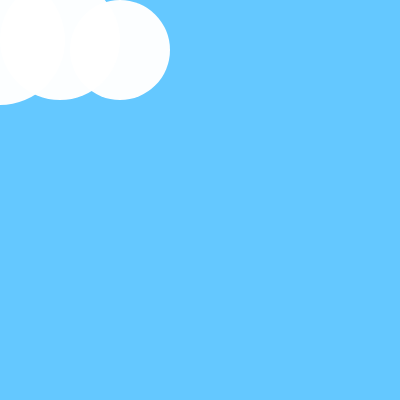
Frame 1 (no input)
Frame 60 (no input): identical to frame 1, image omitted
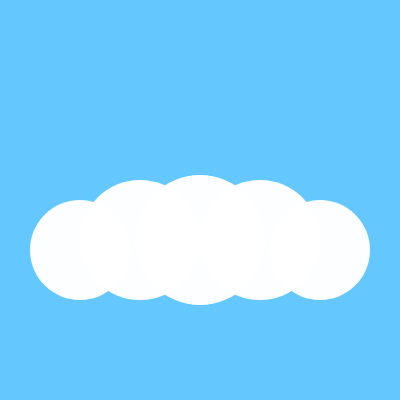
Frame 120 (the mouse pressed at the canvas centre since frame 60)

The p5.js sketch that drew these frames (run headless with seeded random() and noise() and a simulated clock; from frame 60 on, the mouse is pressed at the canvas centre):

// p5.js sketch
// ── sketch.js
var skyColor;
var cloud;

function setup () {
  createCanvas(400, 400);

  skyColor = color(100, 200, 255);
  cloud = {
    color: color(255, 255, 255, 250),
    height: 100,
    yOffset: 50,
  }

  // #2a Create rightCreature object with properties

  // #2b Create leftCreature object with properties

  // Bonus 1
}

function draw () {
  background(skyColor);
  helperDrawCloud();

  // #3a Draw rightCreature on the right side of the cloud

  // #3b Draw leftCreature on the left side of the cloud

}

// #4a Add mousePressed()

// #4b Use random() and setRed() to change skyColor

// Bonus 2

// ── helpers.js
// Do not modify this file
function helperDrawCloud() {
  noStroke();
  fill(cloud.color);

  ellipse(mouseX - 120, mouseY + cloud.yOffset, cloud.height, cloud.height);
  ellipse(mouseX - 60, mouseY + cloud.yOffset - 10, cloud.height * 1.2, cloud.height * 1.2);
  ellipse(mouseX + 120, mouseY + cloud.yOffset, cloud.height, cloud.height);
  ellipse(mouseX + 60, mouseY + cloud.yOffset - 10, cloud.height * 1.2, cloud.height * 1.2);
  ellipse(mouseX, mouseY + cloud.yOffset - 10, cloud.height * 1.3, cloud.height * 1.3);
}
